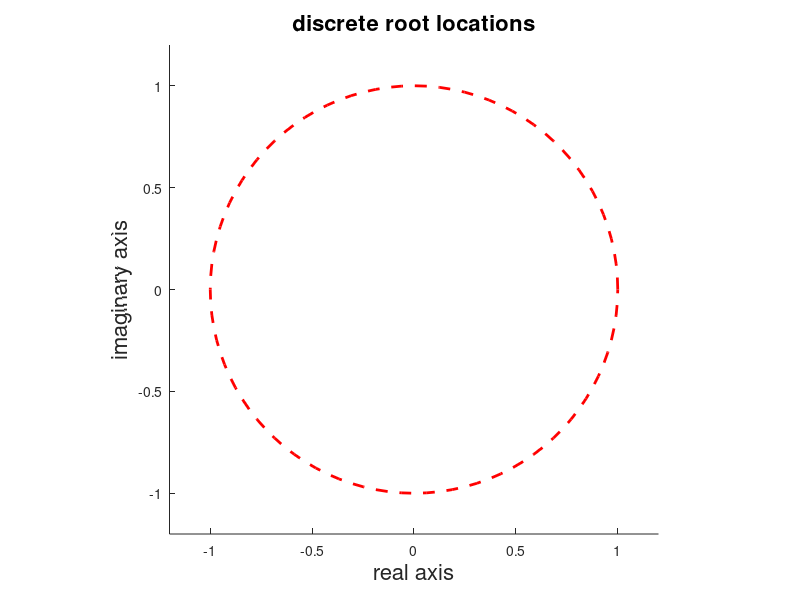

Reproduce this figure in MATLAB. (Note: this script raises an error after producing the figure.)
%% drawing boundaries for discrete root locations
clear all ; close all
%% performance constrains
ts0 = 3; %maximum settling time [s]
Mp0=.20;
tr0=1;
%% hardware constraints
f_s=5; %sampling frequency [hz]
omega_s=2*pi*f_s; %sampling frequency 
T=1/f_s ;% sampling period [s]
theta=(0:pi/50:2*pi)';
real_unit = cos(theta);
imag_unit=sin(theta);

figure; hold on;
p1 = plot(real_unit,imag_unit,'r--','linewi',2);
axis([-1.2 1.2 -1.2 1.2]), axis equal
title('discrete root locations','FontSize',16)
xlabel('real axis','FontSize',16)
ylabel('imaginary axis','FontSize',16)
ax=gca;
ax.FontSize = 16;

%% settling time constraint
mag_ts=exp(-(4/ts0)*T);

real_ts=mag_ts*cos(theta);
imag_ts=mag_ts*sin(theta);

p2=fill(real_ts,imag_ts,'g','LineStyle','none');
alpha(0.25);

%% overshoot
theta2=(0:pi/50:pi)';
zeta_Mp=sqrt(log(Mp0)^2/(pi^2+log(Mp0)^2));
mag_Mp = exp(-zeta_Mp/sqrt(1-zeta_Mp^2)*theta2);

real_Mp=mag_Mp.*cos(theta2);
imag_Mp= mag_Mp.*sin(theta2);

real_Mp_2=[real_Mp; flipud(real_Mp)];
imag_Mp_2 = [imag_Mp; flipud(-imag_Mp)];


p3=fill(real_Mp_2,imag_Mp_2,'b','LineStyle','none');
alpha(0.25)

%% rise time
zeta_tr = linspace(0,0.99,501)';
beta= atan(sqrt(1-zeta_tr.^2)./zeta_tr);
omegan_tr=(pi-beta)./(tr0*sqrt(1-zeta_tr.^2));
omegad_tr = omegan_tr.*sqrt(1-zeta_tr.^2);

mag_tr = exp(-zeta_tr.*omegan_tr*T);
ang_tr=omegad_tr*T;

real_tr=mag_tr.*cos(ang_tr);
imag_tr=mag_tr.*sin(ang_tr);

real_tr_2=[flipud(real_tr);1*cos((ang_tr(1):0.1:pi)')]
imag_tr_2=[flipud(imag_tr);1*sin((ang_tr(1):0.1:pi)')]

real_tr_3=[real_tr_2;flipud(real_tr_2)];
imag_tr_3=[imag_tr_2;flipud(-imag_tr_2)];

p4=fill(real_tr_3,imag_tr_3,'r-','LineStyle','none');
alpha(.25)

legend([p1,p2,p3,p4],{'stability condition',...
                        't_s condition',...
                        'M_p Condition',...
                        't_r condition'})
                    
legend('boxoff')
zgrid
